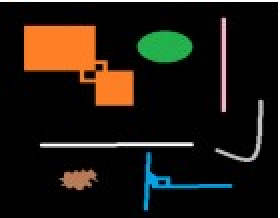
#> input picture BSCOMPUTER ENGINEERING/4th YEAR OF COMPUTER ENGINEERING/7th SEMESTER/DIGITAL IMAGE PROCESSING/PROGRAMS OF DIGITAL IMAGE PROCESSING/Screenshot 2024-10-10 211625.jpg, 140 x 109 px, found by its file name (shown 2 times larger)
$ python connected.py
#> lines starting #> are read from the running program, lines starting #| are printed output that depends on the picture; after the words box and inside, x2 and y2 are one past the last pixel; in counts of white or black regions, pixels touching at a corner belong together
import cv2
import numpy as np
import matplotlib.pyplot as plt
# Load the image
image_path = '/mnt/data/Screenshot 2024-10-10 211625.jpg'
image = cv2.imread(image_path)
#> image is the input picture: shape (109, 140, 3); mean B, G, R 18.4, 26.3, 32.5
# Convert to grayscale
gray = cv2.cvtColor(image, cv2.COLOR_BGR2GRAY)
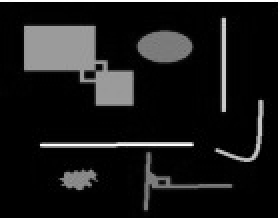
#> gray: shape (109, 140) (shown 2 times larger); min 0, max 255, mean 27.2
# Apply thresholding to create a binary image
_, binary = cv2.threshold(gray, 1, 255, cv2.THRESH_BINARY)
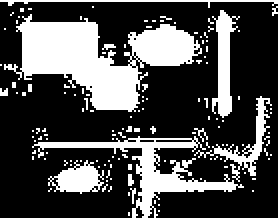
#> binary: shape (109, 140) (shown 2 times larger); 30.3% white; 132 white regions (126 under 20 px), largest, box (x1, y1, x2, y2) and area: (2, 7, 101, 56) 2217, (16, 68, 122, 109) 897, (106, 5, 120, 59) 355, (97, 48, 136, 91) 288, (24, 80, 52, 97) 270, (0, 0, 140, 109) 269
# Apply connected component analysis
num_labels, labels = cv2.connectedComponents(binary)
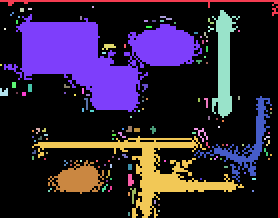
#> labels: shape (109, 140) int32 (shown 2 times larger); 133 distinct labels, from 0 to 132; one colour per label, 0 black
#> num_labels = 133
# Display the result
plt.figure(figsize=(10,10))
plt.imshow(labels, cmap='nipy_spectral')
plt.title(f'Total Colored Objects: {num_labels - 1}')  # Subtract 1 to exclude the background
plt.show()
# Print the total number of objects
print(f'Total number of colored objects: {num_labels - 1}')  # Exclude background
#| Total number of colored objects: 132

$ run again, with BSCOMPUTER ENGINEERING/4th YEAR OF COMPUTER ENGINEERING/7th SEMESTER/DIGITAL IMAGE PROCESSING/PROGRAMS OF DIGITAL IMAGE PROCESSING/Screenshot 2024-10-10 211014.jpg copied over BSCOMPUTER ENGINEERING/4th YEAR OF COMPUTER ENGINEERING/7th SEMESTER/DIGITAL IMAGE PROCESSING/PROGRAMS OF DIGITAL IMAGE PROCESSING/Screenshot 2024-10-10 211625.jpg
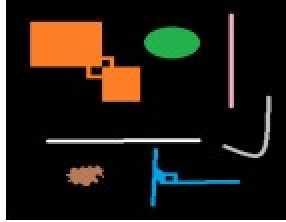
#> input picture BSCOMPUTER ENGINEERING/4th YEAR OF COMPUTER ENGINEERING/7th SEMESTER/DIGITAL IMAGE PROCESSING/PROGRAMS OF DIGITAL IMAGE PROCESSING/Screenshot 2024-10-10 211014.jpg, 143 x 111 px, found by its file name (shown 2 times larger)
#> image is the input picture: shape (111, 143, 3); mean B, G, R 21.6, 29.1, 35.1
#> `_, binary = cv2.threshold(gray, 1, 255, cv2.THRESH_BINARY)`:
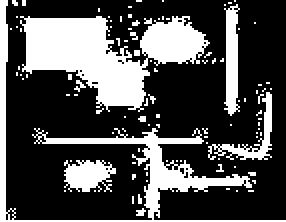
#> binary: shape (111, 143) (shown 2 times larger); 30.4% white; 101 white regions (96 under 20 px), largest, box (x1, y1, x2, y2) and area: (10, 8, 105, 56) 2298, (0, 0, 143, 111) 1391, (112, 2, 120, 58) 310, (32, 80, 58, 96) 290, (104, 46, 136, 80) 249
#> `num_labels, labels = cv2.connectedComponents(binary)`:
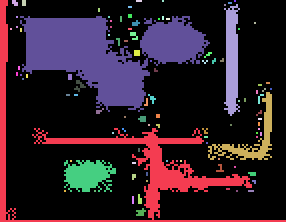
#> labels: shape (111, 143) int32 (shown 2 times larger); 102 distinct labels, from 0 to 101; one colour per label, 0 black
#> num_labels = 102
#| Total number of colored objects: 101
